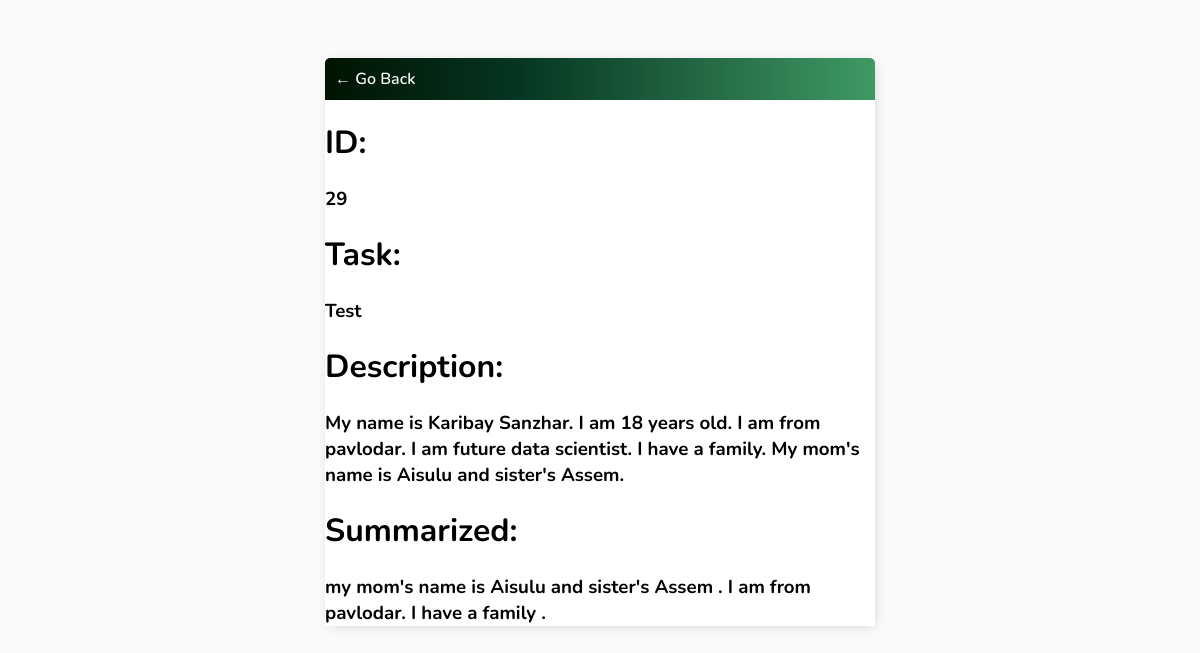
Page /task-summarize/29/ (signed in) on the committed database.
### base/models.py (models this page shows)
class Task(models.Model):
    user = models.ForeignKey(
        User, on_delete=models.CASCADE, null=True, blank=True)
    title = models.CharField(max_length=150, blank=True, null=True)
    description = models.TextField(blank=True, null=True)
    summarized_description = models.TextField(blank=True, null=True)
    complete = models.BooleanField(default=False)
    create = models.DateTimeField(auto_now_add=True)
    def __str__(self):
        return self.title
    class Meta:
        ordering = ['complete']

### base/views.py (the view)
# urls.py: path('task-summarize/<int:pk>/', TaskDetail.as_view(), name='task-summarize'),
class TaskDetail(LoginRequiredMixin, DetailView):
    model = Task
    def get_context_data(self, **kwargs):
        context = super().get_context_data(**kwargs)
        test = Task.objects.get(pk=self.kwargs['pk'])
        test.summarized_description = foo(test.description)
        test.save()
        return context
    context_object_name = 'task'
    template_name = 'base/task.html'

### base/templates/base/task.html
{% extends 'base/main.html' %} {% block content %}
<div class="header-bar">
    <a href="{% url 'tasks' %}">&#8592; Go Back</a>
</div>
<h1>ID:</h1> <h3>{{ task.id }}</h3>
<h1>Task:</h1> <h3>{{ task }}</h3>
<h1>Description:</h1> <h3>{{ task.description  }}</h3>
<h1>Summarized:</h1> <h3>{{ task.summarized_description  }}</h3>
{% endblock content %}

### base/templates/base/main.html (shortened to what this page needs)
<!DOCTYPE html>
<html lang="en">
<head>
    {% load static %}
    <link rel="stylesheet" href="{% static 'css/style.css'%}">
</head>
<body>
    <div class="container">
        {% block content %}
        {% endblock content %}
    </div>
</body>
</html>

### base/static/css/style.css (style rules this page uses)
body { background-color: #FAFAFA; font-family: 'Nunito', sans-serif; padding-top: 50px; }
h1, h2, h3, h4, h5, h6, { font-family: 'Raleway', sans-serif; }
a, p { color: #4b5156 }
a { font-weight: 600; }
.container { max-width: 550px; margin: auto; background-color: #fff; -webkit-box-shadow: 2px 2px 13px -4px rgba( 0, 0, 0, 0.21 ); box-shadow: 2px 2px 13px -4px rgba( 0, 0, 0, 0.21 ); }
.header-bar { display: flex; justify-content: space-between; color: #fff; padding: 10px; border-radius: 5px 5px 0 0; background: linear-gradient( 90deg, rgba( 1, 19, 2, 1 ) 0%, rgba( 5, 52, 33, 1 ) 34%, rgba( 22, 131, 67, 0.8248249983587185 ) 100% ); }
.header-bar a { color: rgb( 247, 247, 247 ); text-decoration: none; }
::placeholder { font-weight: 300; opacity: 0.5; }

### rows in the picture
Task: id "29", title "Test", description "My name is Karibay Sanzhar. I am 18 years old. I am from pavlodar. I am future data scientist. I have a family. My mom's name is Aisulu and sister's Assem.", summarized_description "my mom's name is Aisulu and sister's Assem . I am from pavlodar. I have a family ."
